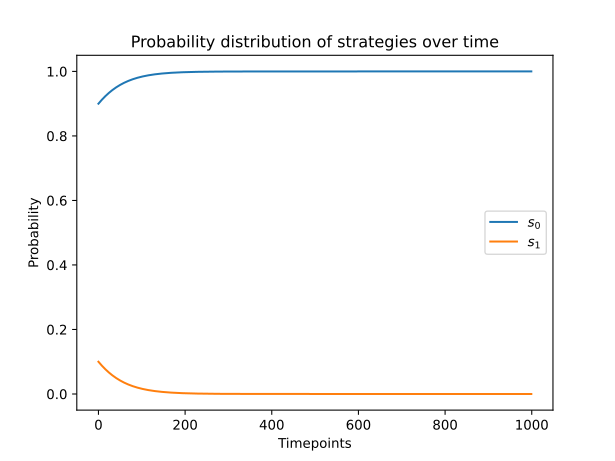

Here is the Python script that generated this plot:
"""
Code to draw plot for the documentation.

This plots an example of an evolutionary stable strategy.

The code should match the reference code in the documentation.
"""
import matplotlib.pyplot as plt
import numpy as np

import nashpy as nash

A = np.array([[4, 3], [2, 3]])
game = nash.Game(A)
epsilon = 1 / 10
y0 = np.array([1 - epsilon, 0 + epsilon])
timepoints = np.linspace(0, 10, 1000)

plt.plot(game.replicator_dynamics(y0=y0, timepoints=timepoints))
plt.xlabel("Timepoints")
plt.ylabel("Probability")
plt.title("Probability distribution of strategies over time")
plt.legend([f"$s_{0}$", f"$s_{1}$"])

plt.savefig("main.svg", transparent=True)
